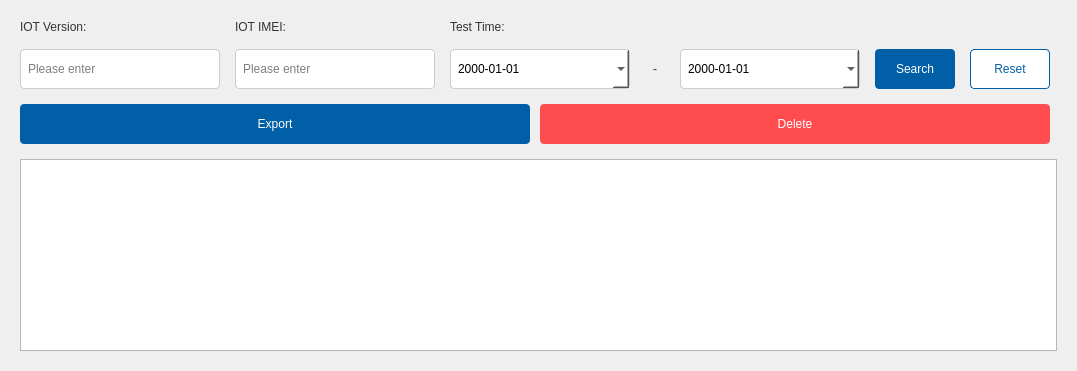
         <widget class="QWidget" name="page_iot">
          <property name="styleSheet">
             <string notr="true">
#wnd_iot_filters QLabel { font: 12pt &quot;微软雅黑&quot;; color: #333333; }
#wnd_iot_filters QLineEdit { border: 1px solid #CCCCCC; border-radius: 4px; padding: 5px; font: 12pt &quot;微软雅黑&quot;; background: #FFFFFF; }
#wnd_iot_filters QComboBox { border: 1px solid #CCCCCC; border-radius: 4px; padding: 5px; font: 12pt &quot;微软雅黑&quot;; background: #FFFFFF; }
#wnd_iot_filters QDateEdit { border: 1px solid #CCCCCC; border-radius: 4px; padding: 5px; font: 12pt &quot;微软雅黑&quot;; background: #FFFFFF; }
#btn_iot_record_query { background-color: #005FA7; color: #FFFFFF; border-radius: 4px; font: 12pt &quot;微软雅黑&quot;; border: none; }
#btn_iot_record_reset { background-color: #FFFFFF; color: #005FA7; border: 1px solid #005FA7; border-radius: 4px; font: 12pt &quot;微软雅黑&quot;; }
#btn_iot_record_export_excel { background-color: #005FA7; color: #FFFFFF; border-radius: 4px; font: 12pt &quot;微软雅黑&quot;; border: none; }
#btn_iot_record_delete { background-color: #FF4D4F; color: #FFFFFF; border-radius: 4px; font: 12pt &quot;微软雅黑&quot;; border: none; }
             </string>
          </property>
          <layout class="QVBoxLayout" name="verticalLayout_7">
           <property name="spacing"> <number>15</number> </property>
           <property name="leftMargin"> <number>20</number> </property>
           <property name="topMargin"> <number>20</number> </property>
           <property name="rightMargin"> <number>20</number> </property>
           <property name="bottomMargin"> <number>20</number> </property>
           
           <item>
            <widget class="QWidget" name="wnd_iot_filters" native="true">
             <layout class="QGridLayout" name="gridLayout_iot_filters">
              <property name="margin"> <number>0</number> </property>
              <property name="spacing"> <number>15</number> </property>
              
              <item row="0" column="0"> <widget class="QLabel" name="lb_iot_record_version"> <property name="text"> <string>IOT Version:</string> </property> </widget> </item>
              <item row="1" column="0"> <widget class="QLineEdit" name="edt_iot_record_version"> <property name="placeholderText"> <string>Please enter</string> </property> <property name="minimumSize"> <size> <width>200</width> <height>40</height> </size> </property> </widget> </item>
              
              <item row="0" column="1"> <widget class="QLabel" name="lb_iot_record_imei"> <property name="text"> <string>IOT IMEI:</string> </property> </widget> </item>
              <item row="1" column="1"> <widget class="QLineEdit" name="edt_iot_record_imei"> <property name="placeholderText"> <string>Please enter</string> </property> <property name="minimumSize"> <size> <width>200</width> <height>40</height> </size> </property> </widget> </item>

              <item row="0" column="2" colspan="3"> <widget class="QLabel" name="lb_iot_record_test_time"> <property name="text"> <string>Test Time:</string> </property> </widget> </item>
              <item row="1" column="2"> 
                <widget class="QDateEdit" name="edt_iot_record_begin_date"> 
                   <property name="displayFormat"> <string>yyyy-MM-dd</string> </property> 
                   <property name="calendarPopup"> <bool>true</bool> </property> 
                   <property name="minimumSize"> <size> <width>180</width> <height>40</height> </size> </property> 
                </widget> 
              </item>
              <item row="1" column="3"> <widget class="QLabel" name="lb_iot_to"> <property name="text"> <string>-</string> </property> <property name="alignment"> <set>Qt::AlignCenter</set> </property> <property name="minimumSize"> <size> <width>20</width> <height>40</height> </size> </property> </widget> </item>
              <item row="1" column="4"> 
                <widget class="QDateEdit" name="edt_iot_record_end_date"> 
                   <property name="displayFormat"> <string>yyyy-MM-dd</string> </property> 
                   <property name="calendarPopup"> <bool>true</bool> </property> 
                   <property name="minimumSize"> <size> <width>180</width> <height>40</height> </size> </property> 
                </widget> 
              </item>
              
              <item row="1" column="5"> <widget class="QPushButton" name="btn_iot_record_query"> <property name="text"> <string>Search</string> </property> <property name="minimumSize"> <size> <width>80</width> <height>40</height> </size> </property> </widget> </item>
              <item row="1" column="6"> <widget class="QPushButton" name="btn_iot_record_reset"> <property name="text"> <string>Reset</string> </property> <property name="minimumSize"> <size> <width>80</width> <height>40</height> </size> </property> </widget> </item>
              
              <item row="1" column="7"> <spacer name="spacer_iot_filters"> <property name="orientation"> <enum>Qt::Horizontal</enum> </property> </spacer> </item>
             </layout>
            </widget>
           </item>

           <item>
            <widget class="QWidget" name="wnd_iot_actions" native="true">
             <layout class="QHBoxLayout" name="hbox_iot_actions">
              <property name="margin"> <number>0</number> </property>
              <property name="spacing"> <number>10</number> </property>
              <item> <widget class="QPushButton" name="btn_iot_record_export_excel"> <property name="text"> <string>Export</string> </property> <property name="minimumSize"> <size> <width>80</width> <height>40</height> </size> </property> </widget> </item>
              <item> <widget class="QPushButton" name="btn_iot_record_delete"> <property name="text"> <string>Delete</string> </property> <property name="minimumSize"> <size> <width>80</width> <height>40</height> </size> </property> </widget> </item>
              <item> <spacer name="spacer_iot_actions"> <property name="orientation"> <enum>Qt::Horizontal</enum> </property> </spacer> </item>
             </layout>
            </widget>
           </item>
           
           <item>
            <widget class="QTableView" name="tb_iot_record_result">
             <property name="selectionBehavior"> <enum>QAbstractItemView::SelectRows</enum> </property>
             <property name="sortingEnabled"> <bool>true</bool> </property>
             <property name="verticalScrollBarPolicy"> <enum>Qt::ScrollBarAsNeeded</enum> </property>
             <property name="alternatingRowColors"> <bool>true</bool> </property>
             <attribute name="horizontalHeaderStretchLastSection"> <bool>true</bool> </attribute>
            </widget>
           </item>
          </layout>
         </widget>
